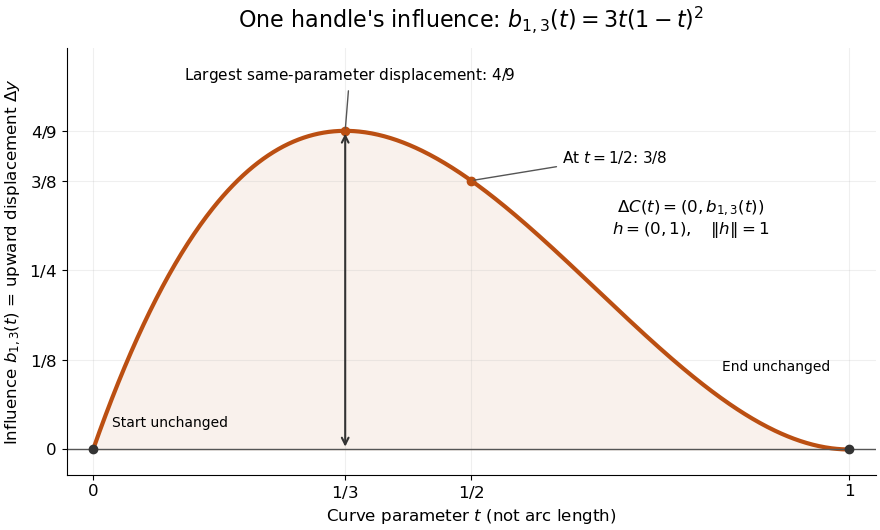

Reproduce this figure in Python.
"""Plot the influence of one cubic handle; save the matching PNG in CWD.

Tested with Python 3.14, numpy 2.3.5 and matplotlib 3.10.7.
Run from _media with MPLBACKEND=Agg.
"""

from pathlib import Path

import matplotlib.pyplot as plt
import numpy as np


def main():
    plt.rcParams.update({"font.size": 12, "figure.facecolor": "white",
                         "axes.facecolor": "white"})
    t = np.linspace(0, 1, 601)
    b = 3*t*(1-t)**2
    fig, ax = plt.subplots(figsize=(8.8, 5.3), layout="constrained")
    ax.plot(t, b, color="#bb4f12", lw=3)
    ax.fill_between(t, 0, b, color="#bb4f12", alpha=.08)
    ax.set(xlim=(-.035, 1.035), ylim=(-.035, .56),
           xlabel="Curve parameter $t$ (not arc length)",
           ylabel=r"Influence $b_{1,3}(t)$ = upward displacement $\Delta y$")
    ax.set_xticks((0, 1/3, .5, 1), ("0", "$1/3$", "$1/2$", "1"))
    ax.set_yticks((0, .125, .25, .375, 4/9),
                 ("0", "$1/8$", "$1/4$", "$3/8$", "$4/9$"))
    ax.grid(alpha=.2)
    for side in ("top", "right"):
        ax.spines[side].set_visible(False)
    ax.axhline(0, color="#555555", lw=1)
    ax.plot((0, 1), (0, 0), "o", color="#333333", ms=6)
    ax.plot((1/3, .5), (4/9, 3/8), "o", color="#bb4f12", ms=6)
    ax.annotate("", (1/3, 4/9), (1/3, 0),
                arrowprops={"arrowstyle": "<->", "lw": 1.5, "color": "#333333"})
    ax.annotate("Largest same-parameter displacement: $4/9$", (1/3, 4/9),
                xytext=(.12, .515), fontsize=11,
                arrowprops={"arrowstyle": "-", "color": "#555555"})
    ax.annotate("At $t=1/2$: $3/8$", (.5, 3/8), xytext=(.62, .40),
                fontsize=11, arrowprops={"arrowstyle": "-", "color": "#555555"})
    ax.text(.025, .032, "Start unchanged", fontsize=10)
    ax.text(.975, .11, "End unchanged", ha="right", fontsize=10)
    ax.text(.79, .30, r"$\Delta C(t)=(0,b_{1,3}(t))$" + "\n" +
            r"$h=(0,1),\quad \|h\|=1$", fontsize=12, ha="center")
    ax.set_title(r"One handle's influence: $b_{1,3}(t)=3t(1-t)^2$", pad=15, fontsize=16)
    fig.savefig(Path.cwd() / (Path(__file__).stem + ".png"), dpi=100,
                facecolor="white", transparent=False)
    plt.close(fig)


if __name__ == "__main__":
    main()
